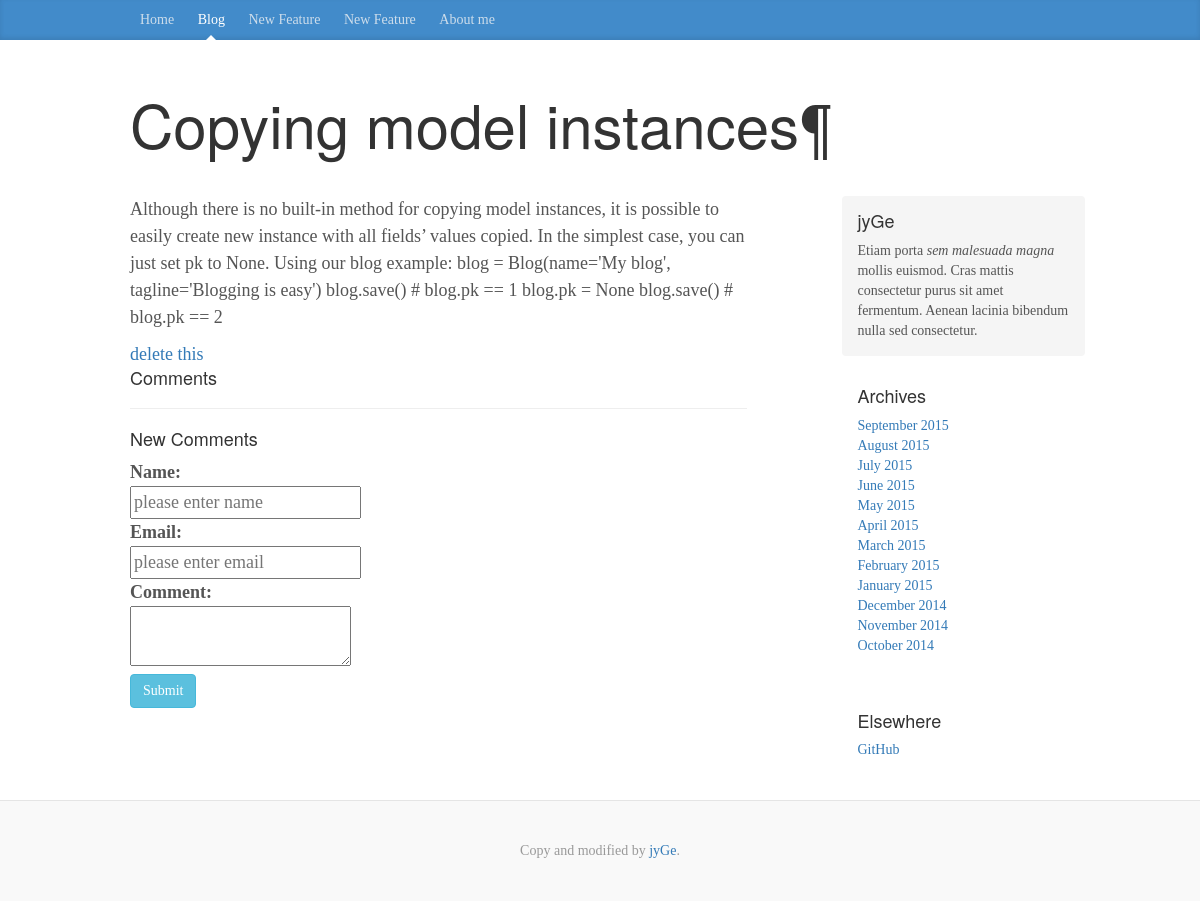
/sblog/blog/15/, run on the app's committed database.
### sblog/models.py (models this page shows, shortened)
class Blog(models.Model):
	caption = models.CharField(max_length=50)
	author = models.ForeignKey(Author)
	tags = models.ManyToManyField(Tag, blank=True)
	content = models.TextField()
	publish_time = models.DateTimeField(auto_now_add=True)
	update_time = models.DateTimeField(auto_now=True)

### sblog/views.py (the view)
# urls.py: url(r'^blog/(?P<pk>[0-9]+)/$', views.BlogDtailView.as_view(),
class BlogDtailView(generic.DetailView):
	model = Blog
	template_name = 'sblog/blogshow.html'

### sblog/templates/sblog/blogshow.html (shortened to what this page needs)
{% extends "sblog/base.html" %}
{% load comments %}
{% block content %}
<div class="container">
  <div class="blog-header">
    <h3 class="blog-title">{{ blog.caption }}</h3>
  </div>
  <div class="row">
    <div class="col-sm-8 blog-main">
    	<p>{{ blog.content }}</p>
    	<a href="{% url 'sblog:delblog' blog.pk %}" title="delete">delete this</a>
    	{% block comments %}
<article id="cmt">
    {% get_comment_count for blog as comment_count %}
        <h4 class="muted comtop">{{ comment_count }} Comments</h4>
        <hr class="soften">
    {% get_comment_list for blog as blog_com %}
</article>
<article >
    {% get_comment_form for blog as blog_form %}
        <div id="comment_form">
            <h4 class="muted comtop">New Comments</h4>
            <form class="form-horizontal" action="{% comment_form_target %}" method="post">
                <fieldset>
                <b>Name:</b><div><input type="text" name="name" placeholder="please enter name" required="required"></div>
                <b>Email:</b><div><input type="email" name="email" placeholder="please enter email" required="required"></div>
                <b>Comment:</b><div><textarea name="comment" required="required"></textarea></div>
                <div class="form-actions">
                    <input class="btn btn-info" type="submit" name="submit" value="Submit">
                </div>
                </fieldset>
            </form>
        </div>
</article>
{% endblock %}
    </div>
    <div class="col-sm-3 col-sm-offset-1 blog-sidebar">
      <div class="sidebar-module sidebar-module-inset">
        <h4>jyGe</h4>
        <p>Etiam porta <em>sem malesuada magna</em> mollis euismod. Cras mattis consectetur purus sit amet fermentum. Aenean lacinia bibendum nulla sed consectetur.</p>
      </div>
      <div class="sidebar-module">
        <h4>Archives</h4>
        <ol class="list-unstyled">
          <li><a href="#">September 2015</a></li>
          <li><a href="#">August 2015</a></li>
          <li><a href="#">July 2015</a></li>
          <li><a href="#">June 2015</a></li>
          <li><a href="#">May 2015</a></li>
          <li><a href="#">April 2015</a></li>
          <li><a href="#">March 2015</a></li>
          <li><a href="#">February 2015</a></li>
          <li><a href="#">January 2015</a></li>
          <li><a href="#">December 2014</a></li>
          <li><a href="#">November 2014</a></li>
          <li><a href="#">October 2014</a></li>
        </ol>
      </div>
      <div class="sidebar-module">
        <h4>Elsewhere</h4>
        <ol class="list-unstyled">
          <li><a href="https://github.com/jyGe">GitHub</a></li>
        </ol>
      </div>
    </div>
  </div>
</div>
{% endblock %}

### sblog/static/sblog/blog.css (style rules this page uses)
body { font-family: Georgia, "Times New Roman", Times, serif; color: #555; }
h1, .h1, h2, .h2, h3, .h3, h4, .h4, h5, .h5, h6, .h6 { margin-top: 0; font-family: "Helvetica Neue", Helvetica, Arial, sans-serif; font-weight: normal; color: #333; }
@media (min-width: 1200px) { .container { width: 970px; } }
.blog-header { padding-top: 20px; padding-bottom: 20px; }
.blog-title { margin-top: 30px; margin-bottom: 0; font-size: 60px; font-weight: normal; }
.blog-main { font-size: 18px; line-height: 1.5; }
.sidebar-module { padding: 15px; margin: 0 -15px 15px; }
.sidebar-module-inset { padding: 15px; background-color: #f5f5f5; border-radius: 4px; }
.sidebar-module-inset p:last-child, .sidebar-module-inset ul:last-child, .sidebar-module-inset ol:last-child { margin-bottom: 0; }

### data on the page
Blog: caption "Copying model instances¶", content "Although there is no built-in method for copying model instances, it is possible to easily create new instance with all fields’ values copied. In the simplest case, you can just set pk to None. Using our blog example: blog = Blog(name='My blog', tagline='Blogging is easy') blog.save() # blog.pk == 1 blog.pk = None blog.save() # blog.pk == 2"
